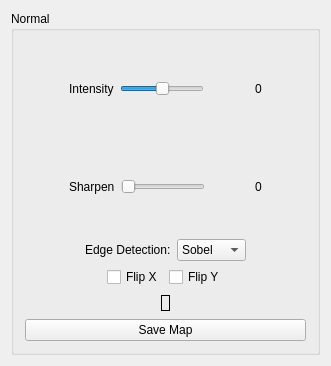
<?xml version="1.0" encoding="UTF-8"?>
<ui version="4.0">
 <class>NormalMapWidget</class>
 <widget class="QWidget" name="NormalMapWidget">
  <property name="geometry">
   <rect>
    <x>0</x>
    <y>0</y>
    <width>331</width>
    <height>366</height>
   </rect>
  </property>
  <property name="windowTitle">
   <string>NormalMapWidget</string>
  </property>
  <layout class="QGridLayout" name="gridLayout_2">
   <item row="0" column="0">
    <widget class="QGroupBox" name="groupBox">
     <property name="title">
      <string>Normal</string>
     </property>
     <layout class="QGridLayout" name="gridLayout">
      <item row="4" column="0">
       <layout class="QHBoxLayout" name="horizontalLayout_5">
        <item>
         <spacer name="horizontalSpacer_10">
          <property name="orientation">
           <enum>Qt::Horizontal</enum>
          </property>
          <property name="sizeHint" stdset="0">
           <size>
            <width>40</width>
            <height>20</height>
           </size>
          </property>
         </spacer>
        </item>
        <item>
         <widget class="QLabel" name="preview">
          <property name="sizePolicy">
           <sizepolicy hsizetype="Fixed" vsizetype="Fixed">
            <horstretch>0</horstretch>
            <verstretch>0</verstretch>
           </sizepolicy>
          </property>
          <property name="frameShape">
           <enum>QFrame::Box</enum>
          </property>
          <property name="text">
           <string/>
          </property>
         </widget>
        </item>
        <item>
         <spacer name="horizontalSpacer_9">
          <property name="orientation">
           <enum>Qt::Horizontal</enum>
          </property>
          <property name="sizeHint" stdset="0">
           <size>
            <width>40</width>
            <height>20</height>
           </size>
          </property>
         </spacer>
        </item>
       </layout>
      </item>
      <item row="1" column="0">
       <layout class="QHBoxLayout" name="horizontalLayout_3">
        <item>
         <spacer name="horizontalSpacer_12">
          <property name="orientation">
           <enum>Qt::Horizontal</enum>
          </property>
          <property name="sizeHint" stdset="0">
           <size>
            <width>40</width>
            <height>20</height>
           </size>
          </property>
         </spacer>
        </item>
        <item>
         <widget class="QLabel" name="label_3">
          <property name="text">
           <string>Sharpen</string>
          </property>
         </widget>
        </item>
        <item>
         <widget class="QSlider" name="sharpenSlider">
          <property name="maximum">
           <number>100</number>
          </property>
          <property name="value">
           <number>0</number>
          </property>
          <property name="orientation">
           <enum>Qt::Horizontal</enum>
          </property>
         </widget>
        </item>
        <item>
         <spacer name="horizontalSpacer">
          <property name="orientation">
           <enum>Qt::Horizontal</enum>
          </property>
          <property name="sizeHint" stdset="0">
           <size>
            <width>40</width>
            <height>20</height>
           </size>
          </property>
         </spacer>
        </item>
        <item>
         <widget class="QLabel" name="sharpenValue">
          <property name="text">
           <string>0</string>
          </property>
          <property name="alignment">
           <set>Qt::AlignCenter</set>
          </property>
         </widget>
        </item>
        <item>
         <spacer name="horizontalSpacer_2">
          <property name="orientation">
           <enum>Qt::Horizontal</enum>
          </property>
          <property name="sizeHint" stdset="0">
           <size>
            <width>40</width>
            <height>20</height>
           </size>
          </property>
         </spacer>
        </item>
       </layout>
      </item>
      <item row="0" column="0">
       <layout class="QHBoxLayout" name="horizontalLayout">
        <item>
         <spacer name="horizontalSpacer_11">
          <property name="orientation">
           <enum>Qt::Horizontal</enum>
          </property>
          <property name="sizeHint" stdset="0">
           <size>
            <width>40</width>
            <height>20</height>
           </size>
          </property>
         </spacer>
        </item>
        <item>
         <widget class="QLabel" name="label">
          <property name="text">
           <string>Intensity</string>
          </property>
         </widget>
        </item>
        <item>
         <widget class="QSlider" name="intensitySlider">
          <property name="maximum">
           <number>100</number>
          </property>
          <property name="value">
           <number>50</number>
          </property>
          <property name="orientation">
           <enum>Qt::Horizontal</enum>
          </property>
         </widget>
        </item>
        <item>
         <spacer name="horizontalSpacer_3">
          <property name="orientation">
           <enum>Qt::Horizontal</enum>
          </property>
          <property name="sizeHint" stdset="0">
           <size>
            <width>40</width>
            <height>20</height>
           </size>
          </property>
         </spacer>
        </item>
        <item>
         <widget class="QLabel" name="intensityValue">
          <property name="text">
           <string>0</string>
          </property>
          <property name="alignment">
           <set>Qt::AlignCenter</set>
          </property>
         </widget>
        </item>
        <item>
         <spacer name="horizontalSpacer_4">
          <property name="orientation">
           <enum>Qt::Horizontal</enum>
          </property>
          <property name="sizeHint" stdset="0">
           <size>
            <width>40</width>
            <height>20</height>
           </size>
          </property>
         </spacer>
        </item>
       </layout>
      </item>
      <item row="2" column="0">
       <layout class="QHBoxLayout" name="horizontalLayout_2">
        <item>
         <spacer name="horizontalSpacer_8">
          <property name="orientation">
           <enum>Qt::Horizontal</enum>
          </property>
          <property name="sizeHint" stdset="0">
           <size>
            <width>40</width>
            <height>20</height>
           </size>
          </property>
         </spacer>
        </item>
        <item>
         <widget class="QLabel" name="label_2">
          <property name="text">
           <string>Edge Detection:</string>
          </property>
         </widget>
        </item>
        <item>
         <widget class="QComboBox" name="edgeDetectionSelect">
          <item>
           <property name="text">
            <string>Sobel</string>
           </property>
          </item>
          <item>
           <property name="text">
            <string>Prewitt</string>
           </property>
          </item>
          <item>
           <property name="text">
            <string>Schaar</string>
           </property>
          </item>
         </widget>
        </item>
        <item>
         <spacer name="horizontalSpacer_5">
          <property name="orientation">
           <enum>Qt::Horizontal</enum>
          </property>
          <property name="sizeHint" stdset="0">
           <size>
            <width>40</width>
            <height>20</height>
           </size>
          </property>
         </spacer>
        </item>
       </layout>
      </item>
      <item row="3" column="0">
       <layout class="QHBoxLayout" name="horizontalLayout_4">
        <item>
         <spacer name="horizontalSpacer_6">
          <property name="orientation">
           <enum>Qt::Horizontal</enum>
          </property>
          <property name="sizeHint" stdset="0">
           <size>
            <width>40</width>
            <height>20</height>
           </size>
          </property>
         </spacer>
        </item>
        <item>
         <widget class="QCheckBox" name="flipXCheck">
          <property name="text">
           <string>Flip X</string>
          </property>
         </widget>
        </item>
        <item>
         <widget class="QCheckBox" name="flipYCheck">
          <property name="text">
           <string>Flip Y</string>
          </property>
         </widget>
        </item>
        <item>
         <spacer name="horizontalSpacer_7">
          <property name="orientation">
           <enum>Qt::Horizontal</enum>
          </property>
          <property name="sizeHint" stdset="0">
           <size>
            <width>40</width>
            <height>20</height>
           </size>
          </property>
         </spacer>
        </item>
       </layout>
      </item>
      <item row="5" column="0">
       <widget class="QPushButton" name="saveButton">
        <property name="text">
         <string>Save Map</string>
        </property>
       </widget>
      </item>
     </layout>
    </widget>
   </item>
  </layout>
 </widget>
 <layoutdefault spacing="6" margin="11"/>
 <resources/>
 <connections/>
</ui>
